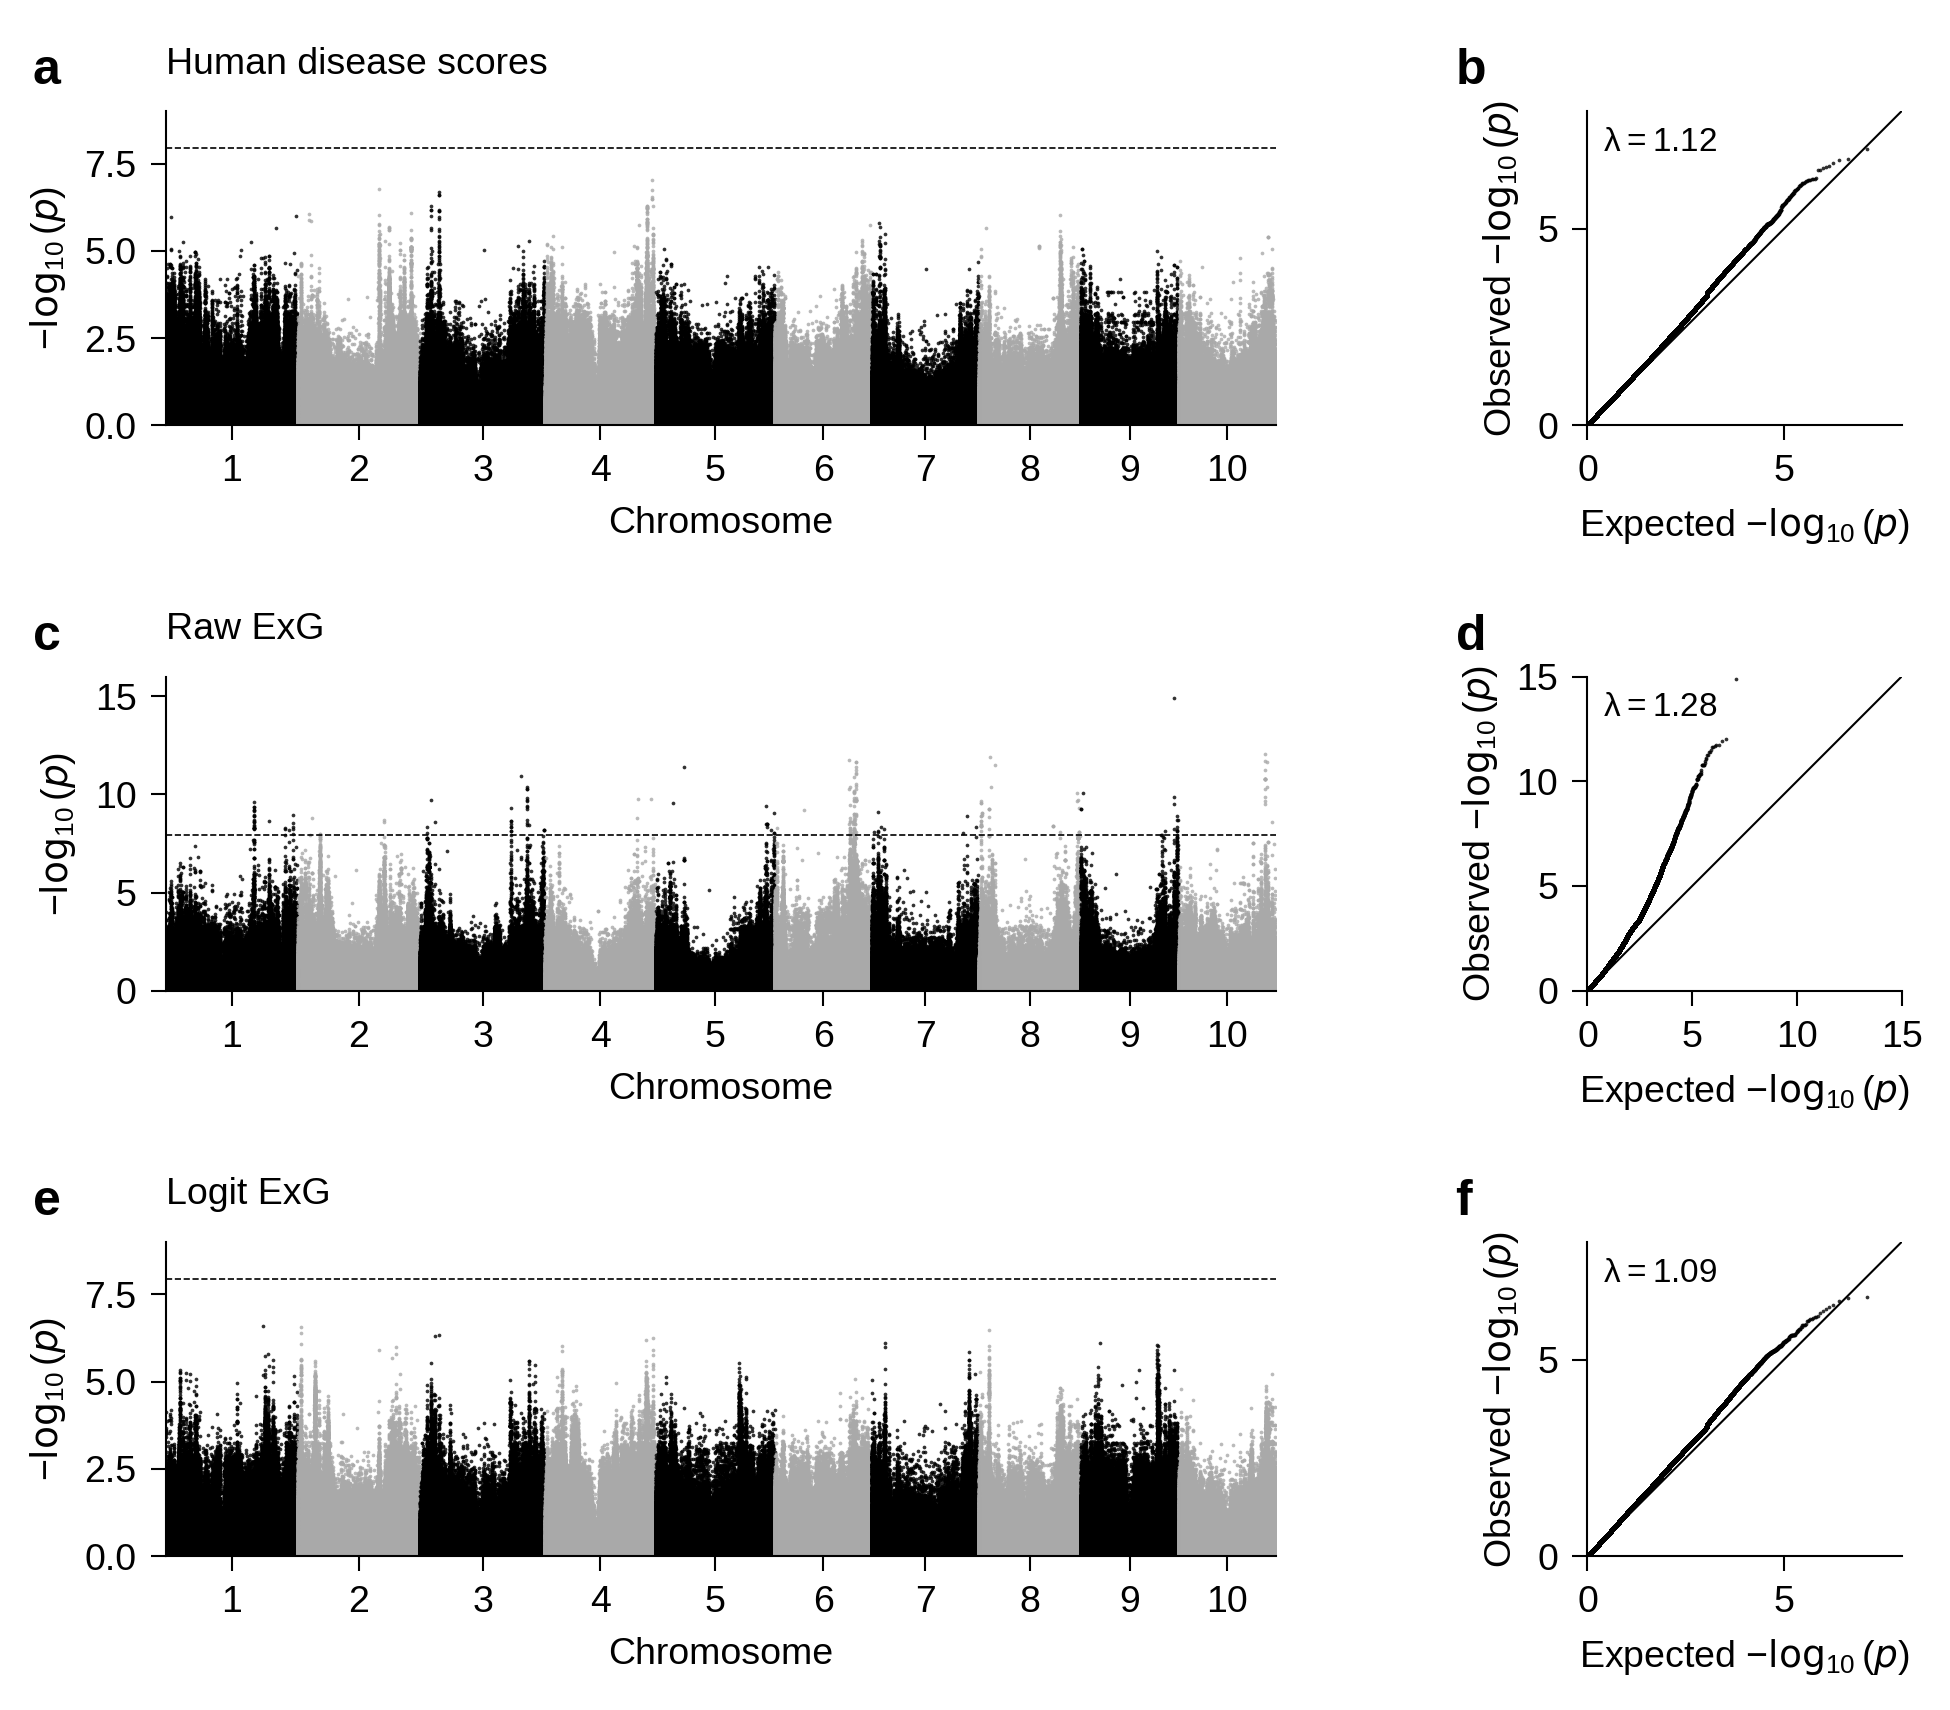

This chart was generated by the following Python code:
#!/usr/bin/env python3
"""Three Manhattan/QQ pairs from the full PANICLE marker-level results.

Style sources (local manuscripts, not a new palette):
- This paper: FigS13 lysm_hotspot.R (9 pt sans, italic p, dashed cutoff,
  left/bottom axes, no grid, small rasterized points).
- sorghum-maize-mycobiome/src/figures/figure7/
  ColletGWASCombinedManualRelAbundanceManhattan.R (alternating black/darkgrey,
  chromosome centers and the label 'Chromosome').
- This repo's run_gwas_panicle.py (QQ plotting positions (rank - .5)/N).
All valid markers are plotted; no thinning or significance prefiltering.
"""
import argparse
import json
import math
from pathlib import Path

import matplotlib
matplotlib.use('Agg')
import matplotlib.pyplot as plt
import numpy as np
import pandas as pd
from scipy.stats import chi2

FIGURE_DIR = Path(__file__).resolve().parent
TRAITS = [('human_score', 'Human disease scores'), ('exg_raw', 'Raw ExG'), ('exg_logit', 'Logit ExG')]


def main():
    ap = argparse.ArgumentParser(description=__doc__)
    ap.add_argument('--gwas-dir', type=Path, default=None, help='Directory containing effective_tests.json and traits/*_marker_pvalues.csv; full marker results are too large to bundle with this figure')
    ap.add_argument('--out-dir', type=Path, default=FIGURE_DIR)
    args = ap.parse_args()
    if args.gwas_dir is None:
        args.gwas_dir = next((p / 'data/generatable/disease_gwas/gwas' for p in FIGURE_DIR.parents
                              if (p / 'data/generatable/disease_gwas/gwas/traits').is_dir()), None)
    if args.gwas_dir is None:
        ap.error('Supply --gwas-dir with the full disease-GWAS results. This figure plots all 6,422,975 markers per trait; see README.md beside this script.')
    required = [args.gwas_dir / 'effective_tests.json',
                *(args.gwas_dir / 'traits' / f'{trait}_marker_pvalues.csv' for trait, _ in TRAITS)]
    missing = [str(p) for p in required if not p.is_file()]
    if missing:
        ap.error('Missing GWAS inputs: ' + ', '.join(missing))
    args.out_dir.mkdir(parents=True, exist_ok=True)
    meta = json.loads((args.gwas_dir/'effective_tests.json').read_text())
    effective = meta['effective_tests']['Me']
    assert effective == 4446367, effective
    cutoff = .05 / effective
    plt.rcParams.update({'font.family': 'sans-serif', 'font.sans-serif': ['Arial', 'Liberation Sans', 'DejaVu Sans'],
                         'font.size': 9, 'axes.titlesize': 9, 'axes.labelsize': 9,
                         'xtick.labelsize': 9, 'ytick.labelsize': 9,
                         'axes.spines.top': False, 'axes.spines.right': False,
                         'axes.linewidth': .5, 'xtick.major.width': .5, 'ytick.major.width': .5,
                         'mathtext.default': 'regular', 'pdf.fonttype': 42})
    fig = plt.figure(figsize=(6.5, 5.7))
    grid = fig.add_gridspec(3, 2, width_ratios=[3.15, 1], left=.085, right=.985,
                           bottom=.09, top=.935, hspace=.8, wspace=.4)
    stats = {'effective_tests': effective, 'p_threshold': cutoff,
             'minus_log10_threshold': -math.log10(cutoff), 'traits': {}}
    for row, (trait, title) in enumerate(TRAITS):
        df = pd.read_csv(args.gwas_dir/'traits'/f'{trait}_marker_pvalues.csv',
                         usecols=['CHROM', 'POS', 'p_value'], dtype={'CHROM': np.int16, 'POS': np.int64})
        assert len(df) == 6422975
        valid = np.isfinite(df.p_value) & df.p_value.gt(0) & df.p_value.le(1)
        if not valid.all():
            raise ValueError(f'{trait}: invalid marker p-values')
        p = df.p_value.to_numpy()
        observed = -np.log10(p)
        ax = fig.add_subplot(grid[row, 0])
        ticks, labels, offset = [], [], 0
        for i, chrom in enumerate(sorted(df.CHROM.unique())):
            mask = df.CHROM.to_numpy() == chrom
            pos = df.POS.to_numpy()[mask]
            ax.scatter(pos + offset, observed[mask], s=.8, c=['black', 'darkgrey'][i % 2],
                       alpha=.8, linewidths=0, rasterized=True)
            ticks.append(offset + pos.max()/2)
            labels.append(str(chrom))
            offset += int(pos.max())
        ax.axhline(-math.log10(cutoff), color='black', ls='--', lw=.4)
        ax.set(xlim=(0, offset), ylim=(0, math.ceil(max(observed.max(), -math.log10(cutoff)) * 1.04)),
               xlabel='Chromosome', ylabel=r'$-\log_{10}(\mathit{p})$')
        ax.set_xticks(ticks, labels)
        ax.set_title(title, loc='left', pad=9)
        ax.text(-.12, 1.085, chr(97+row*2), transform=ax.transAxes, fontsize=12, weight='bold')
        qq = fig.add_subplot(grid[row, 1])
        ordered = np.sort(p)
        expected = -np.log10((np.arange(1, len(p)+1)-.5)/len(p))
        observed_qq = -np.log10(ordered)
        limit = math.ceil(max(expected.max(), observed_qq.max()))
        qq.scatter(expected, observed_qq, s=.8, color='black', alpha=.8, linewidths=0, rasterized=True)
        qq.plot([0, limit], [0, limit], color='black', lw=.5)
        qq.set(xlim=(0, limit), ylim=(0, limit),
               xlabel=r'Expected $-\log_{10}(\mathit{p})$', ylabel=r'Observed $-\log_{10}(\mathit{p})$')
        qq.set_box_aspect(1)
        qq.locator_params(axis='both', nbins=3)
        inflation = float(chi2.isf(np.median(p), 1)/chi2.ppf(.5, 1))
        qq.text(.05, .95, rf'$\lambda={inflation:.2f}$', transform=qq.transAxes, va='top', fontsize=8)
        qq.text(-.42, 1.085, chr(98+row*2), transform=qq.transAxes, fontsize=12, weight='bold')
        stats['traits'][trait] = {'markers': len(p), 'min_p': float(p.min()),
            'significant_markers': int((p <= cutoff).sum()), 'lambda_gc': inflation}
        print(trait, stats['traits'][trait], flush=True)
    fig.savefig(args.out_dir/'disease_gwas.png', dpi=300, facecolor='white')
    fig.savefig(args.out_dir/'disease_gwas.pdf', dpi=300, facecolor='white')
    (args.out_dir/'summary.json').write_text(json.dumps(stats, indent=2)+'\n')


if __name__ == '__main__':
    main()
